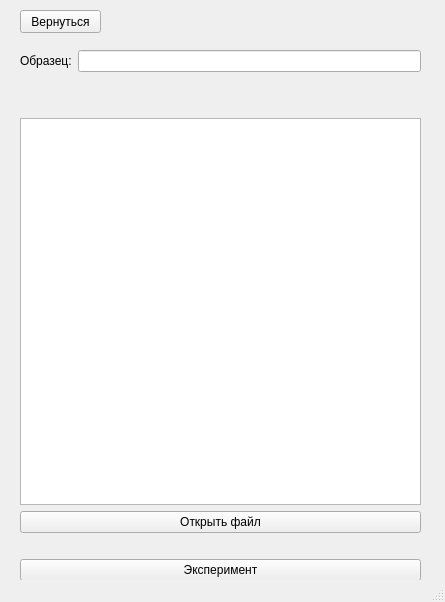
<?xml version="1.0" encoding="UTF-8"?>
<ui version="4.0">
 <class>ExperimentWindow</class>
 <widget class="QMainWindow" name="ExperimentWindow">
  <property name="geometry">
   <rect>
    <x>0</x>
    <y>0</y>
    <width>445</width>
    <height>602</height>
   </rect>
  </property>
  <property name="sizePolicy">
   <sizepolicy hsizetype="Fixed" vsizetype="Fixed">
    <horstretch>0</horstretch>
    <verstretch>0</verstretch>
   </sizepolicy>
  </property>
  <property name="windowTitle">
   <string>Эксперимент</string>
  </property>
  <widget class="QWidget" name="centralwidget">
   <widget class="QPushButton" name="pushButton_back">
    <property name="geometry">
     <rect>
      <x>20</x>
      <y>10</y>
      <width>81</width>
      <height>23</height>
     </rect>
    </property>
    <property name="text">
     <string>Вернуться</string>
    </property>
   </widget>
   <widget class="QWidget" name="layoutWidget">
    <property name="geometry">
     <rect>
      <x>20</x>
      <y>50</y>
      <width>401</width>
      <height>531</height>
     </rect>
    </property>
    <layout class="QVBoxLayout" name="verticalLayout_3">
     <item>
      <layout class="QVBoxLayout" name="verticalLayout_2">
       <item>
        <layout class="QHBoxLayout" name="horizontalLayout">
         <item>
          <widget class="QLabel" name="label">
           <property name="text">
            <string>Образец:</string>
           </property>
          </widget>
         </item>
         <item>
          <widget class="QLineEdit" name="lineEdit_pattern"/>
         </item>
        </layout>
       </item>
       <item>
        <widget class="QLabel" name="label_err">
         <property name="text">
          <string/>
         </property>
        </widget>
       </item>
      </layout>
     </item>
     <item>
      <widget class="QLabel" name="label_err2">
       <property name="text">
        <string/>
       </property>
      </widget>
     </item>
     <item>
      <layout class="QVBoxLayout" name="verticalLayout">
       <item>
        <widget class="QPlainTextEdit" name="plainTextEdit"/>
       </item>
       <item>
        <widget class="QPushButton" name="pushButton_open">
         <property name="text">
          <string>Открыть файл</string>
         </property>
        </widget>
       </item>
      </layout>
     </item>
     <item>
      <widget class="QLabel" name="label_errFile">
       <property name="text">
        <string/>
       </property>
      </widget>
     </item>
     <item>
      <widget class="QPushButton" name="pushButton_experiment">
       <property name="text">
        <string>Эксперимент</string>
       </property>
      </widget>
     </item>
    </layout>
   </widget>
  </widget>
  <widget class="QStatusBar" name="statusbar"/>
 </widget>
 <resources/>
 <connections/>
</ui>
